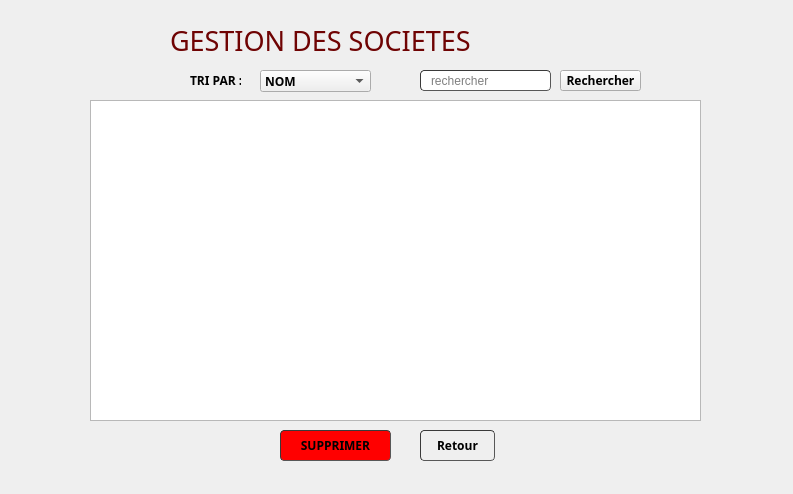
<?xml version="1.0" encoding="UTF-8"?>
<ui version="4.0">
 <class>AFFICHAGE_SOCIETE</class>
 <widget class="QWidget" name="AFFICHAGE_SOCIETE">
  <property name="geometry">
   <rect>
    <x>0</x>
    <y>0</y>
    <width>793</width>
    <height>494</height>
   </rect>
  </property>
  <property name="windowTitle">
   <string>Form</string>
  </property>
  <widget class="QStackedWidget" name="stackedWidget">
   <property name="geometry">
    <rect>
     <x>50</x>
     <y>20</y>
     <width>691</width>
     <height>471</height>
    </rect>
   </property>
   <widget class="QWidget" name="page">
    <widget class="QLabel" name="label">
     <property name="geometry">
      <rect>
       <x>120</x>
       <y>0</y>
       <width>421</width>
       <height>41</height>
      </rect>
     </property>
     <property name="font">
      <font>
       <family>Century Gothic</family>
       <pointsize>20</pointsize>
       <weight>50</weight>
       <bold>false</bold>
      </font>
     </property>
     <property name="text">
      <string>&lt;html&gt;&lt;head/&gt;&lt;body&gt;&lt;p&gt;&lt;span style=&quot; color:#6f0303;&quot;&gt;GESTION  DES SOCIETES&lt;/span&gt;&lt;/p&gt;&lt;/body&gt;&lt;/html&gt;</string>
     </property>
    </widget>
    <widget class="QLabel" name="label_3">
     <property name="geometry">
      <rect>
       <x>140</x>
       <y>50</y>
       <width>51</width>
       <height>21</height>
      </rect>
     </property>
     <property name="font">
      <font>
       <family>Century Gothic</family>
       <weight>75</weight>
       <bold>true</bold>
      </font>
     </property>
     <property name="text">
      <string>TRI PAR :</string>
     </property>
    </widget>
    <widget class="QPushButton" name="search">
     <property name="geometry">
      <rect>
       <x>510</x>
       <y>50</y>
       <width>81</width>
       <height>21</height>
      </rect>
     </property>
     <property name="font">
      <font>
       <family>Century Gothic</family>
       <weight>75</weight>
       <bold>true</bold>
      </font>
     </property>
     <property name="text">
      <string>Rechercher</string>
     </property>
     <property name="iconSize">
      <size>
       <width>20</width>
       <height>20</height>
      </size>
     </property>
    </widget>
    <widget class="QTableView" name="tableView">
     <property name="geometry">
      <rect>
       <x>40</x>
       <y>80</y>
       <width>611</width>
       <height>321</height>
      </rect>
     </property>
     <property name="styleSheet">
      <string notr="true"/>
     </property>
    </widget>
    <widget class="QComboBox" name="comboBox">
     <property name="geometry">
      <rect>
       <x>210</x>
       <y>50</y>
       <width>111</width>
       <height>22</height>
      </rect>
     </property>
     <property name="font">
      <font>
       <family>Century Gothic</family>
       <weight>75</weight>
       <bold>true</bold>
      </font>
     </property>
     <property name="styleSheet">
      <string notr="true"/>
     </property>
     <item>
      <property name="text">
       <string>NOM</string>
      </property>
     </item>
     <item>
      <property name="text">
       <string>ref</string>
      </property>
     </item>
    </widget>
    <widget class="QPushButton" name="annuler">
     <property name="geometry">
      <rect>
       <x>370</x>
       <y>410</y>
       <width>75</width>
       <height>31</height>
      </rect>
     </property>
     <property name="font">
      <font>
       <family>Century Gothic</family>
       <weight>75</weight>
       <bold>true</bold>
      </font>
     </property>
     <property name="styleSheet">
      <string notr="true">	border-width: 1px; border-radius: 4px;
	border-color: rgb(58, 58, 58);
	border-style: inset;
	padding: 0 8px;


	selection-color: rgb(60, 63, 65);</string>
     </property>
     <property name="text">
      <string>Retour</string>
     </property>
    </widget>
    <widget class="QLineEdit" name="recherche">
     <property name="geometry">
      <rect>
       <x>370</x>
       <y>50</y>
       <width>131</width>
       <height>21</height>
      </rect>
     </property>
     <property name="styleSheet">
      <string notr="true">	border-width: 1px; border-radius: 4px;
	border-color: rgb(58, 58, 58);
	border-style: inset;
	padding: 0 8px;


	selection-background-color: rgb(187, 187, 187);
	selection-color: rgb(60, 63, 65);</string>
     </property>
     <property name="placeholderText">
      <string>rechercher</string>
     </property>
    </widget>
    <widget class="QPushButton" name="supprimer">
     <property name="geometry">
      <rect>
       <x>230</x>
       <y>410</y>
       <width>111</width>
       <height>31</height>
      </rect>
     </property>
     <property name="font">
      <font>
       <family>Century Gothic</family>
       <weight>75</weight>
       <bold>true</bold>
      </font>
     </property>
     <property name="styleSheet">
      <string notr="true">	border-width: 1px; border-radius: 4px;
	border-color: rgb(58, 58, 58);
	border-style: inset;
	padding: 0 8px;
	background-color: red;

	selection-color: rgb(60, 63, 65);</string>
     </property>
     <property name="text">
      <string>SUPPRIMER</string>
     </property>
     <property name="icon">
      <iconset>
       <normaloff>:/logo/delete.png</normaloff>:/logo/delete.png</iconset>
     </property>
    </widget>
   </widget>
   <widget class="QWidget" name="page_2">
    <widget class="QLabel" name="text_titres">
     <property name="geometry">
      <rect>
       <x>280</x>
       <y>260</y>
       <width>181</width>
       <height>20</height>
      </rect>
     </property>
     <property name="text">
      <string/>
     </property>
    </widget>
    <widget class="QLineEdit" name="email">
     <property name="geometry">
      <rect>
       <x>280</x>
       <y>250</y>
       <width>151</width>
       <height>20</height>
      </rect>
     </property>
     <property name="styleSheet">
      <string notr="true">	border-width: 1px; border-radius: 4px;
	border-color: rgb(58, 58, 58);
	border-style: inset;
	padding: 0 8px;


	selection-color: rgb(60, 63, 65);</string>
     </property>
    </widget>
    <widget class="QLabel" name="label_10">
     <property name="geometry">
      <rect>
       <x>180</x>
       <y>210</y>
       <width>81</width>
       <height>20</height>
      </rect>
     </property>
     <property name="font">
      <font>
       <family>Century Gothic</family>
       <weight>75</weight>
       <bold>true</bold>
      </font>
     </property>
     <property name="text">
      <string>Telephone :</string>
     </property>
    </widget>
    <widget class="QLabel" name="label_11">
     <property name="geometry">
      <rect>
       <x>180</x>
       <y>250</y>
       <width>91</width>
       <height>16</height>
      </rect>
     </property>
     <property name="font">
      <font>
       <family>Century Gothic</family>
       <weight>75</weight>
       <bold>true</bold>
      </font>
     </property>
     <property name="text">
      <string>Email :</string>
     </property>
    </widget>
    <widget class="QLineEdit" name="nom">
     <property name="geometry">
      <rect>
       <x>280</x>
       <y>170</y>
       <width>151</width>
       <height>20</height>
      </rect>
     </property>
     <property name="styleSheet">
      <string notr="true">	border-width: 1px; border-radius: 4px;
	border-color: rgb(58, 58, 58);
	border-style: inset;
	padding: 0 8px;


	selection-color: rgb(60, 63, 65);</string>
     </property>
    </widget>
    <widget class="QPushButton" name="Valider">
     <property name="geometry">
      <rect>
       <x>410</x>
       <y>350</y>
       <width>111</width>
       <height>23</height>
      </rect>
     </property>
     <property name="font">
      <font>
       <family>Century Gothic</family>
       <weight>75</weight>
       <bold>true</bold>
      </font>
     </property>
     <property name="styleSheet">
      <string notr="true">	border-width: 1px; border-radius: 4px;
	border-color: rgb(58, 58, 58);
	border-style: inset;
	padding: 0 8px;
background-color: green;


	selection-color: rgb(60, 63, 65);</string>
     </property>
     <property name="text">
      <string>MODIFIER</string>
     </property>
     <property name="icon">
      <iconset>
       <normaloff>:/icons/icons8_checkmark_96px.png</normaloff>:/icons/icons8_checkmark_96px.png</iconset>
     </property>
    </widget>
    <widget class="QLineEdit" name="telephone">
     <property name="geometry">
      <rect>
       <x>280</x>
       <y>210</y>
       <width>151</width>
       <height>20</height>
      </rect>
     </property>
     <property name="styleSheet">
      <string notr="true">	border-width: 1px; border-radius: 4px;
	border-color: rgb(58, 58, 58);
	border-style: inset;
	padding: 0 8px;


	selection-color: rgb(60, 63, 65);</string>
     </property>
    </widget>
    <widget class="QLabel" name="label_5">
     <property name="geometry">
      <rect>
       <x>180</x>
       <y>170</y>
       <width>51</width>
       <height>16</height>
      </rect>
     </property>
     <property name="font">
      <font>
       <family>Century Gothic</family>
       <weight>75</weight>
       <bold>true</bold>
      </font>
     </property>
     <property name="text">
      <string>Nom</string>
     </property>
    </widget>
    <widget class="QPushButton" name="Annuler">
     <property name="geometry">
      <rect>
       <x>550</x>
       <y>350</y>
       <width>111</width>
       <height>23</height>
      </rect>
     </property>
     <property name="font">
      <font>
       <family>Century Gothic</family>
       <weight>75</weight>
       <bold>true</bold>
      </font>
     </property>
     <property name="styleSheet">
      <string notr="true">	border-width: 1px; border-radius: 4px;
	border-color: rgb(58, 58, 58);
	border-style: inset;
	padding: 0 8px;


	selection-color: rgb(60, 63, 65);</string>
     </property>
     <property name="text">
      <string>RETOUR</string>
     </property>
     <property name="icon">
      <iconset>
       <normaloff>:/icons/icons8_back_to_200px.png</normaloff>:/icons/icons8_back_to_200px.png</iconset>
     </property>
    </widget>
    <widget class="QLabel" name="text_nom">
     <property name="geometry">
      <rect>
       <x>274</x>
       <y>180</y>
       <width>171</width>
       <height>20</height>
      </rect>
     </property>
     <property name="text">
      <string/>
     </property>
    </widget>
    <widget class="QLabel" name="text_prenom">
     <property name="geometry">
      <rect>
       <x>274</x>
       <y>220</y>
       <width>181</width>
       <height>20</height>
      </rect>
     </property>
     <property name="text">
      <string/>
     </property>
    </widget>
    <widget class="QLabel" name="reference">
     <property name="geometry">
      <rect>
       <x>430</x>
       <y>60</y>
       <width>181</width>
       <height>61</height>
      </rect>
     </property>
     <property name="font">
      <font>
       <family>Century Gothic</family>
       <pointsize>16</pointsize>
       <weight>50</weight>
       <bold>false</bold>
      </font>
     </property>
     <property name="text">
      <string/>
     </property>
     <property name="textFormat">
      <enum>Qt::RichText</enum>
     </property>
    </widget>
    <widget class="QLabel" name="label_7">
     <property name="geometry">
      <rect>
       <x>100</x>
       <y>60</y>
       <width>331</width>
       <height>61</height>
      </rect>
     </property>
     <property name="font">
      <font>
       <family>Century Gothic</family>
       <pointsize>16</pointsize>
       <weight>75</weight>
       <bold>true</bold>
      </font>
     </property>
     <property name="text">
      <string>MODIFIER LA SOCIETE :</string>
     </property>
     <property name="textFormat">
      <enum>Qt::RichText</enum>
     </property>
    </widget>
   </widget>
  </widget>
 </widget>
 <resources/>
 <connections/>
</ui>
